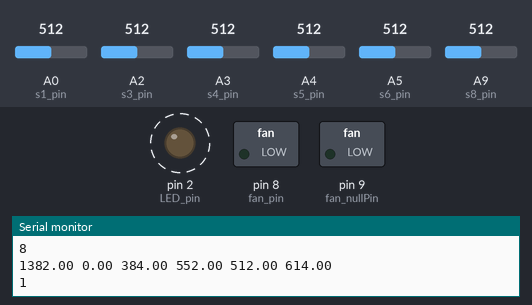
Simulated run of this sketch. Board: Arduino Mega 2560, built with avr-gcc and run on an emulated ATmega2560. Parts: switched loads named in the sketch (green lamp = pin HIGH), output pins drawn as LEDs (lit = HIGH), the last lines printed to the serial monitor. Dashed ring = blinking. Inputs (shaded band) come from the test bench; at power-on: A2 (s3_pin) = 512, A9 (s8_pin) = 512, A0 (s1_pin) = 512, A3 (s4_pin) = 512, A4 (s5_pin) = 512, A5 (s6_pin) = 512.

Above: at 0.76 s.
1.3 s: A2 (s3_pin) set to 306
4.3 s: A9 (s8_pin) set to 312
7.3 s: A9 (s8_pin) set to 284
At 7.76 s:
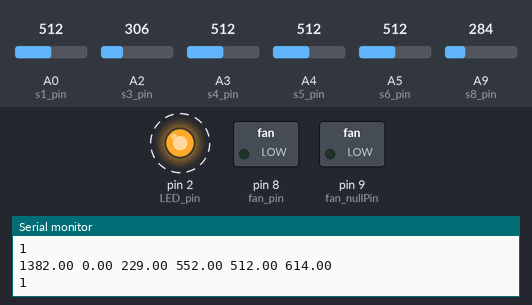
Timing chart, 0 to 16.3 s (numbered marks = the images above; inputs shaded):
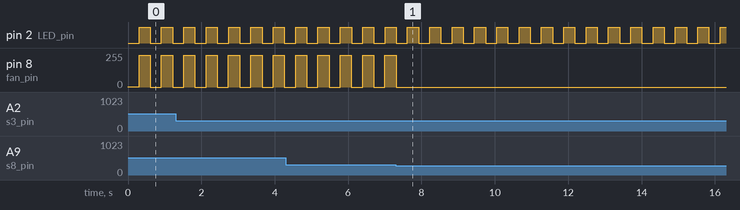

Measured:
- the behaviour switches between 301 and 300 on A9 (s8_pin) (found by bisection; images 0 and 1)
- after the input at 7.3 s, pin 8 (fan_pin): goes on until 7.3 s, then stays 0/255
- by itself, pin 2 (LED_pin): alternates HIGH for 0.30 s and LOW for 0.30 s
- by itself, pin 8 (fan_pin): alternates 240/255 for 0.30 s and 0/255 for 0.30 s

The sketch:

expe_zi.ino
```cpp
#define FASTADC 1
#ifndef cbi
#define cbi(sfr, bit) (_SFR_BYTE(sfr) &= ~_BV(bit))
#endif
#ifndef sbi
#define sbi(sfr, bit) (_SFR_BYTE(sfr) |= _BV(bit))
#endif

const int LED_pin = 2;
const int fan_pin = 8;
const int fan_nullPin = 9; //Always set it to be 0v
const int s1_pin = A0;
const int s2_pin = A1;
const int s3_pin = A2;
const int s4_pin = A3;
const int s5_pin = A4;
const int s6_pin = A5;
const int s7_pin = A8;
const int s8_pin = A9; \


bool LED_state = false;
int screen_id = 0;
double s1, s2, s3, s4, s5, s6;
int s1raw, s2raw, s3raw, s4raw, s5raw, s6raw, s7raw, s8raw;
double t1, t2, t3, t4, t5, t6, t7, t8;
int s1max = 0, s2max = 0, s3max = 0, s4max = 0, s5max = 0, s6max = 0, s7max = 0, s8max = 0;
bool listen = false;
bool listen2 = false;
unsigned long listenTimer = 0;
unsigned long listenTimer2 = 0;

double up, mid, down, left, right;
int dataSend = -1;
int fanSpeed = 0;

void setup() {
 Serial.begin(9600);
 t1 = 300;
 t2 = 300;
 t3 = 300;
 t4 = 300;
 t5 = 300;
 t6 = 300;
 t7 = 144000;
 t8 = 300;
 pinMode(LED_pin, OUTPUT);
 digitalWrite(LED_pin, LOW);
 pinMode(fan_pin, OUTPUT);
 pinMode(fan_nullPin, OUTPUT);
 analogWrite(fan_pin, HIGH);
 analogWrite(fan_nullPin, LOW);
 //delay(5000);
}

void loop() {
 s1raw = analogRead(s1_pin);
 s2raw = 0;
 s3raw = analogRead(s3_pin);
 s4raw = analogRead(s4_pin);
 s5raw = analogRead(s5_pin);
 s6raw = analogRead(s6_pin);
 s7raw = 0;
 s8raw = analogRead(s8_pin);
 s1 = s1raw * 2.7;
 s2 = s2raw * 0.8;
 s3 = s3raw * 0.75;
 s4 = s4raw * 1.08;
 s5 = s5raw * 1;
 s6 = s6raw * 1.2;

 if ((s1 > t1 || s2 > t2 || s3 > t3 || s4 > t4 || s5 > t5 || s6 > t6) && !listen) {
   listenTimer = millis();
   listen = true;
 }

 if ((s7raw > t7 || s8raw > t8) && !listen2) {
   listenTimer2 = millis();
   listen2 = true;
 }

 if (listen2) {
   s7max = max(s7raw, s7max);
   s8max = max(s8raw, s8max);
   if (millis() > listenTimer2 + 300) {
     listen2 = false;
     if (s7max > s8max) {
       Serial.println("7");
     }
     else {
       Serial.println("8");
       if (fanSpeed > 0) {
         fanSpeed = 0;
         analogWrite(fan_pin, fanSpeed);
       }
       else {
         fanSpeed = 3;
         analogWrite(fan_pin, 80 * fanSpeed);
       }
     }
     s7max = 0;
     s8max = 0;
   }
 }

 if (listen) {
   s1max = max(s1, s1max);
   s2max = max(s2, s2max);
   s3max = max(s3, s3max);
   s4max = max(s4, s4max);
   s5max = max(s5, s5max);
   s6max = max(s6, s6max);
   //listen = millis() < listenTimer + 100;

   if (millis() > listenTimer + 300) {
     outputData(s1max, s2max, s3max, s4max, s5max, s6max);
     listen = false;
     up = s1max + s2max;
     mid = s3max + s4max;
     down = s5max + s6max;
     left = s1max + s3max + s5max;
     right = s2max + s4max + s6max;
     double maxVal = max(max(max(s1max, s2max), max(s3max, s4max)), max(s5max, s6max));
     int control = -1;
     if (s3max == max(s3max, s4max)) {
       if (s1max + s2max > s5max + s6max) {
         control = 1;
       }
       else control = 5;
     }
     else {
       if (s1max + s2max > s5max + s6max) {
         control = 2;
       }
       else control = 6;
     }
     /*
     left = s1max + s3max + s5max;
     right = s2max + s4max + s6max;
     if (s1max == maxVal) {
       Serial.println("1");
     }
     if (s2max == maxVal) {
       Serial.println("2");
     }
     if (s3max == maxVal) {
       Serial.println("3");
     }
     if (s4max == maxVal) {
       Serial.println("4");
     }
     if (s5max == maxVal) {
       Serial.println("5");
     }
     if (s6max == maxVal) {
       Serial.println("6");
     }
     if (left == max(left, right)) {
       if (up == max(max(up, mid), down)) {
         Serial.println("1");
       }
     }
     if (left == max(left, right)) {
       if (mid == max(max(up, mid), down)) {
         Serial.println("3");
       }
     }
     if (left == max(left, right)) {
       if (down == max(max(up, mid), down)) {
         Serial.println("5");
       }
     }
     if (right == max(left, right)) {
       if (up == max(max(up, mid), down)) {
         Serial.println("2");
       }
     }
     if (right == max(left, right)) {
       if (mid == max(max(up, mid), down)) {
         Serial.println("4");
       }
     }
     if (right == max(left, right)) {
       if (down == max(max(up, mid), down)) {
         Serial.println("6");
       }
     }
     */
     s1max = 0;
     s2max = 0;
     s3max = 0;
     s4max = 0;
     s5max = 0;
     s6max = 0;
     actuate(screen_id, control);
   }
 }
}

void outputData (double v1, double v2, double v3, double v4, double v5, double v6) {
 Serial.print(v1);
 Serial.print(' ');
 Serial.print(v2);
 Serial.print(' ');
 Serial.print(v3);
 Serial.print(' ');
 Serial.print(v4);
 Serial.print(' ');
 Serial.print(v5);
 Serial.print(' ');
 Serial.println(v6);
}

void actuate (int current_screen, int control) {
 control = 1;
 Serial.println(control);
 switch (current_screen) {
   case 0:
     switch (control) {
       case 1:
         LED_state = !LED_state;
         digitalWrite(LED_pin, LED_state);
         break;
       case 2:
         screen_id = 1; // AC
         break;
       case 4:
         screen_id = 2; // Navi
         break;
       case 5:
         screen_id = 3; // Music
         break;
       default:
         ;
     }
     break;
   case 1:
     switch (control) {
       case 1:
         fanSpeed = min(3, fanSpeed + 1);
         analogWrite(fan_pin, fanSpeed * 60);
         break;
       case 5:
         fanSpeed = max(0, fanSpeed - 1);
         analogWrite(fan_pin, fanSpeed * 60);
         break;
       default:
         screen_id = 0;
     }
     break;
   case 2:
     screen_id = 0;
     break;
   case 3:
     if (control < 3) screen_id = 0;
     break;
   default:
     ;
 }
}
```
